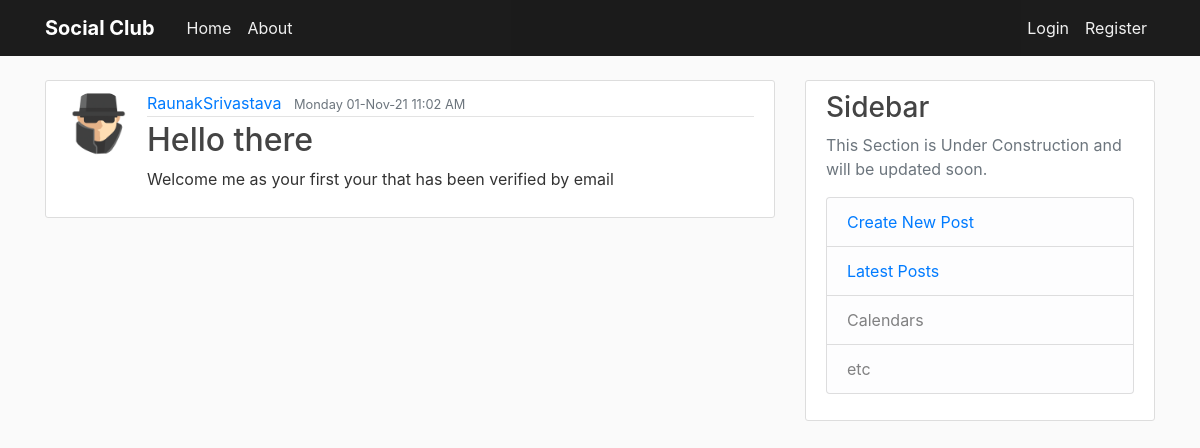
Screenshot of /post/3 with the database file from the repository.
### flaskblog/models.py (models this page shows, shortened)
class User(db.Model,UserMixin):
    id = db.Column(db.Integer, primary_key=True)
    username = db.Column(db.String(20), unique=True, nullable=False)
    email = db.Column(db.String(120), unique=True, nullable=False)
    image_file = db.Column(db.String(20), nullable=False,
                           default='default.jpg')
    password = db.Column(db.String(60), nullable=False)
    date_of_join = db.Column(db.DateTime,default=datetime.utcnow())
    posts = db.relationship('Post', backref='author', lazy=True)

class Post(db.Model):
    id = db.Column(db.Integer, primary_key=True)
    title = db.Column(db.String(100), nullable=False)
    date_posted = db.Column(db.DateTime, nullable=False,
                            default=datetime.utcnow)
    content = db.Column(db.Text, nullable=False)
    user_id = db.Column(db.Integer, db.ForeignKey('user.id'), nullable=False)
    post_edited = db.Column(db.Boolean,unique=False, default=False)

### flaskblog/posts/routes.py (the view)
@posts.route('/post/<int:post_id>')
def post(post_id):
    post = Post.query.get_or_404(post_id)
    return render_template('post.html',title=post.title,post=post,timezone=timezone)

### flaskblog/templates/post.html (shortened to what this page needs)
{% extends "layout.html" %}
{% block content %}
<article class="media content-section">
    <image class ="rounded-circle article-img" src ="{{url_for('static',filename='profile_pics/'+post.author.image_file)}}"></image>
    <div class="media-body">
        <div class="article-metadata">
            <a class="mr-2" href="#">{{ post.author.username }}</a>
            {%if post.post_edited %}
            <small class="text-muted">{{ post.date_posted.replace(tzinfo=timezone.utc).astimezone(tz=None).strftime('%A %d-%b-%y %I:%M %p') }} (Edited)</small>
            {%else%}
            <small class="text-muted">{{ post.date_posted.replace(tzinfo=timezone.utc).astimezone(tz=None).strftime('%A %d-%b-%y %I:%M %p') }}</small>
            {%endif%}
        </div>
        <h2 class = "article-title">{{ post.title }}</h2>
        <p class="article-content">{{ post.content }}</p>
    </div>
</article>
{% endblock content %}

### flaskblog/static/main.css (style rules this page uses)
body { background: #fafafa; color: #333333; margin-top: 5rem; }
h1, h2, h3, h4, h5, h6 { color: #444444; }
.content-section { background: #ffffff; padding: 10px 20px; border: 1px solid #dddddd; border-radius: 3px; margin-bottom: 20px; }
.article-title { color: #444444; }
.article-content { white-space: pre-line; }
.article-img { height: 65px; width: 65px; margin-right: 16px; }
.article-metadata { padding-bottom: 1px; margin-bottom: 4px; border-bottom: 1px solid #e3e3e3 }

### rows the page displays
User: image_file (placeholder picture), author.username "RaunakSrivastava"
Post: date_posted.replace "Monday 01-Nov-21 11:02 AM", title "Hello there", content "Welcome me as your first your that has been verified by email"
